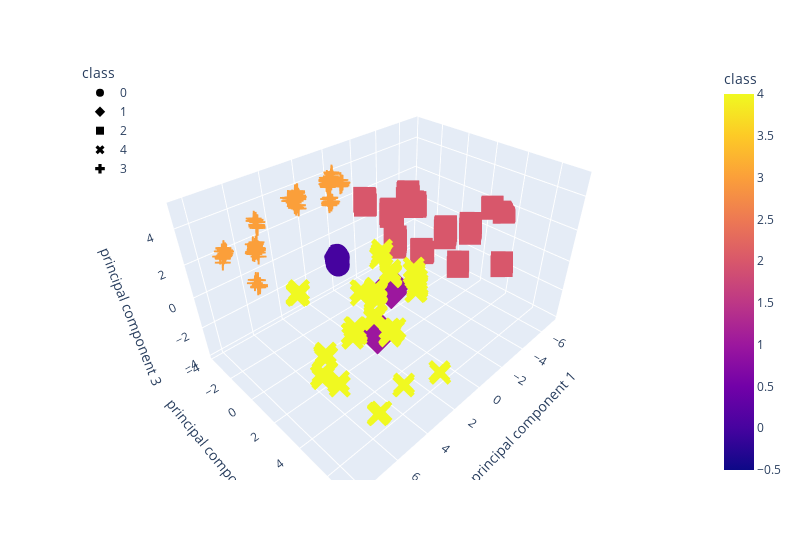

The cell this chart's notebook holds for it:
### Code cell
fig = px.scatter_3d(
    airbnb_pca_df,
    x="principal component 1",
    y="principal component 2",
    z="principal component 3",
    color="class",
    symbol="class",
    width=800,
)
fig.update_layout(legend=dict(x=0, y=1))
fig.show()

### Figure 1 — Plotly figure (JSON) as saved in the notebook; plotly's stock layout.template omitted (floating-point values rounded to 4 significant figures; data arrays with more than 128 entries replaced by an {"elided": "..."} marker saying what was removed)
{"data": [{"hovertemplate": "class=%{marker.color}<br>principal component 1=%{x}<br>principal component 2=%{y}<br>principal component 3=%{z}<extra></extra>", "legendgroup": "0", "marker": {"color": {"elided": "434 int values"}, "coloraxis": "coloraxis", "symbol": "circle"}, "mode": "markers", "name": "0", "scene": "scene", "showlegend": true, "type": "scatter3d", "x": {"elided": "434 float values"}, "y": {"elided": "434 float values"}, "z": {"elided": "434 float values"}}, {"hovertemplate": "class=%{marker.color}<br>principal component 1=%{x}<br>principal component 2=%{y}<br>principal component 3=%{z}<extra></extra>", "legendgroup": "1", "marker": {"color": {"elided": "480 int values"}, "coloraxis": "coloraxis", "symbol": "diamond"}, "mode": "markers", "name": "1", "scene": "scene", "showlegend": true, "type": "scatter3d", "x": {"elided": "480 float values"}, "y": {"elided": "480 float values"}, "z": {"elided": "480 float values"}}, {"hovertemplate": "class=%{marker.color}<br>principal component 1=%{x}<br>principal component 2=%{y}<br>principal component 3=%{z}<extra></extra>", "legendgroup": "2", "marker": {"color": {"elided": "716 int values"}, "coloraxis": "coloraxis", "symbol": "square"}, "mode": "markers", "name": "2", "scene": "scene", "showlegend": true, "type": "scatter3d", "x": {"elided": "716 float values"}, "y": {"elided": "716 float values"}, "z": {"elided": "716 float values"}}, {"hovertemplate": "class=%{marker.color}<br>principal component 1=%{x}<br>principal component 2=%{y}<br>principal component 3=%{z}<extra></extra>", "legendgroup": "4", "marker": {"color": {"elided": "239 int values"}, "coloraxis": "coloraxis", "symbol": "x"}, "mode": "markers", "name": "4", "scene": "scene", "showlegend": true, "type": "scatter3d", "x": {"elided": "239 float values"}, "y": {"elided": "239 float values"}, "z": {"elided": "239 float values"}}, {"hovertemplate": "class=%{marker.color}<br>principal component 1=%{x}<br>principal component 2=%{y}<br>principal component 3=%{z}<extra></extra>", "legendgroup": "3", "marker": {"color": {"elided": "238 int values"}, "coloraxis": "coloraxis", "symbol": "cross"}, "mode": "markers", "name": "3", "scene": "scene", "showlegend": true, "type": "scatter3d", "x": {"elided": "238 float values"}, "y": {"elided": "238 float values"}, "z": {"elided": "238 float values"}}], "layout": {"coloraxis": {"colorbar": {"title": {"text": "class"}}, "colorscale": [[0, "#0d0887"], [0.1111, "#46039f"], [0.2222, "#7201a8"], [0.3333, "#9c179e"], [0.4444, "#bd3786"], [0.5556, "#d8576b"], [0.6667, "#ed7953"], [0.7778, "#fb9f3a"], [0.8889, "#fdca26"], [1, "#f0f921"]]}, "legend": {"title": {"text": "class"}, "tracegroupgap": 0, "x": 0, "y": 1}, "margin": {"t": 60}, "scene": {"domain": {"x": [0, 1], "y": [0, 1]}, "xaxis": {"title": {"text": "principal component 1"}}, "yaxis": {"title": {"text": "principal component 2"}}, "zaxis": {"title": {"text": "principal component 3"}}}, "width": 800}}
